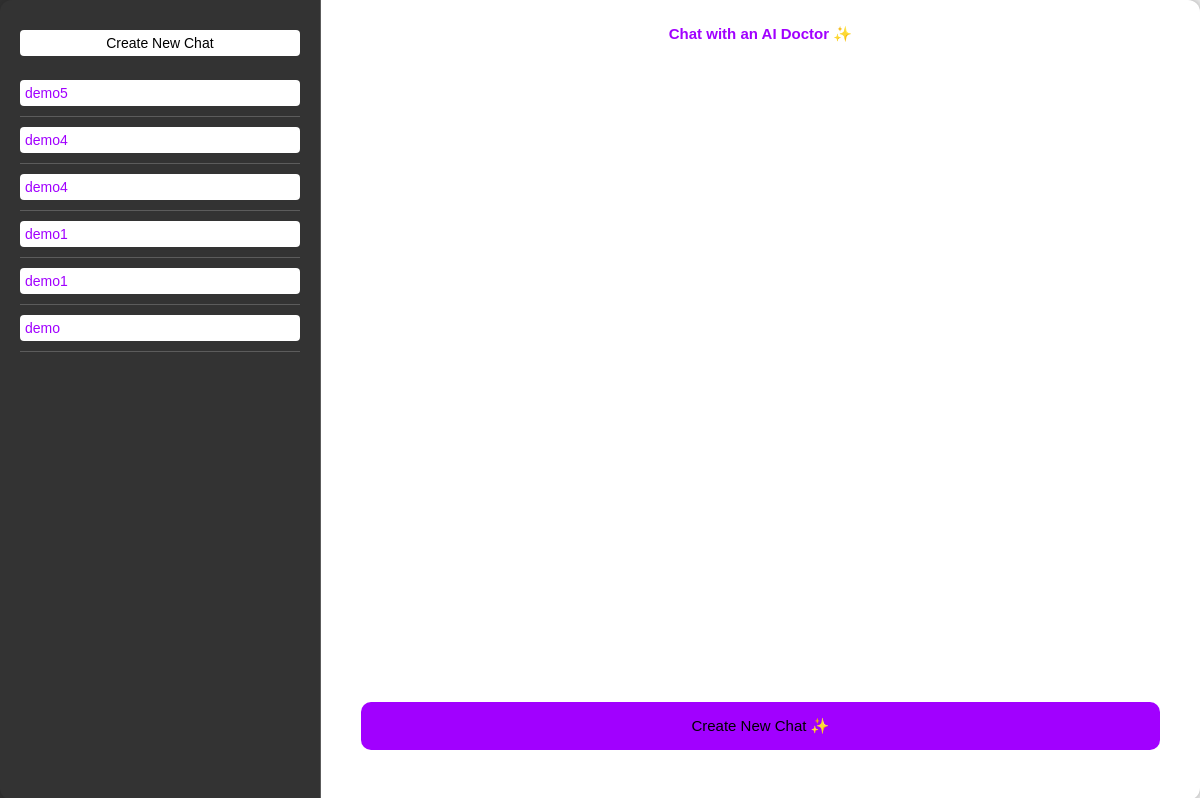
Page /chat/ (signed in) on the committed database.
### chat/models.py (models this page shows)
class Chat(models.Model):
    user_id = models.CharField(max_length=200)
    chat_name = models.CharField(max_length=200)
    messages = models.JSONField(default=list)
    created_date = models.DateTimeField(default=timezone.now)

### chat/views.py (the view, shortened to what this page needs)
# urls.py: path('', views.chat_with_ai_doctor, name='chat_with_ai_doctor_with_id'),
def chat_with_ai_doctor(request, chat_id=None):
    try:
        user_id = request.user.id
        chats = Chat.objects.filter(user_id=user_id).order_by('-created_date')
        chat = None
        if chat_id:
            try:
                chat = Chat.objects.get(id=chat_id)
            except Exception as e:
                return redirect('/chat')
        return render(request, 'chat_with_ai_doctor.html', {'chats': chats, 'chat': chat})
    except Exception as e:
        return render(request, 'error.html')

### chat/templates/chat_with_ai_doctor.html (shortened to what this page needs)
{% load static %}
<!DOCTYPE html>
<html lang="en">
<head>
    <link rel="stylesheet" href="{% static 'css/chat-style.css' %}">
</head>
<body>
    <div class="container">
        <div class="sidebar">
            <a href="{% url 'create_chat' %}" class="create-chat-button">Create New Chat</a>
            {% if chats %}
                <ul>
                    {% for chat in chats %}
                        <li>
                            <a href="/chat/{{ chat.id }}" class="chat-name">
                                {{ chat.chat_name|truncatechars:20 }}
                            </a>
                        </li>
                    {% endfor %}
                </ul>
            {% endif %}
        </div>
        <div class="chat-container">
            <h4>Chat with an AI Doctor ✨</h4>
            <div class="chat-box" id="chat-box">
                {% if chat %}
                    {% for message in chat.messages %}
                        <div class="message user-message">
                            <p>{{ message.user }}</p>
                        </div>
                        <div class="message bot-message">
                            <img src="{% static 'images/bot.png' %}" alt="" class="avatar">
                            <p>{{ message.bot }}</p>
                        </div>
                    {% endfor %}
                {% else %}
                    <a href="{% url 'create_chat' %}"><div class="response" align="center">
                    Create New Chat ✨
                    </div></a>
                {% endif %}
            </div>
        </div>
    </div>
</body>
</html>

### chat/static/css/chat-style.css (style rules this page uses)
body { background-color: #ffffff; color: #000; font-family: Arial, sans-serif; display: flex; justify-content: center; align-items: center; height: 100vh; margin: 0; font-size: 14px; }
.container { display: flex; width: 100%; height: 100%; border-radius: 12px; box-shadow: 0 0 15px rgba(0, 0, 0, 0.5); box-sizing: border-box; }
.sidebar { width: 25%; background-color: rgba(0, 0, 0, 0.8); padding: 20px; border-right: 1px solid rgba(255, 255, 255, 0.2); overflow-y: auto; backdrop-filter: blur(10px); }
.sidebar ul { list-style-type: none; padding: 0; }
.sidebar ul li { padding: 10px 0; border-bottom: 1px solid rgba(255, 255, 255, 0.2); }
.chat-name { display: block; color: #A100FF; text-decoration: none; padding: 5px; border-radius: 4px; background: white; backdrop-filter: blur(5px); }
.create-chat-button { display: block; margin-top: 10px; color: black; text-decoration: none; padding: 5px 10px; background-color: white; border-radius: 4px; text-align: center; }
.chat-container { width: 75%; padding: 20px; display: flex; flex-direction: column; }
.chat-container h4 { color: #A100FF; font-size: 15px; text-align: center; margin-top: 5px; }
.chat-box { background-color: rgba(255, 255, 255, 0.9); padding: 10px; border-radius: 4px; height: 400px; overflow-y: auto; margin-bottom: 10px; flex-grow: 1; backdrop-filter: blur(10px); }
.response { font-size: 15px; margin-top: 30px; color: black; padding: 15px; border-radius: 10px; background-size: 400% 400%; position: absolute; background-color:#A100FF; bottom: 20px; left: 20px; right: 20px; }
a { text-decoration:none; }

### rows in the picture
Chat: chat_name "demo5"
Chat: chat_name "demo4"
Chat: chat_name "demo4"
Chat: chat_name "demo1"
Chat: chat_name "demo1"
Chat: chat_name "demo"
